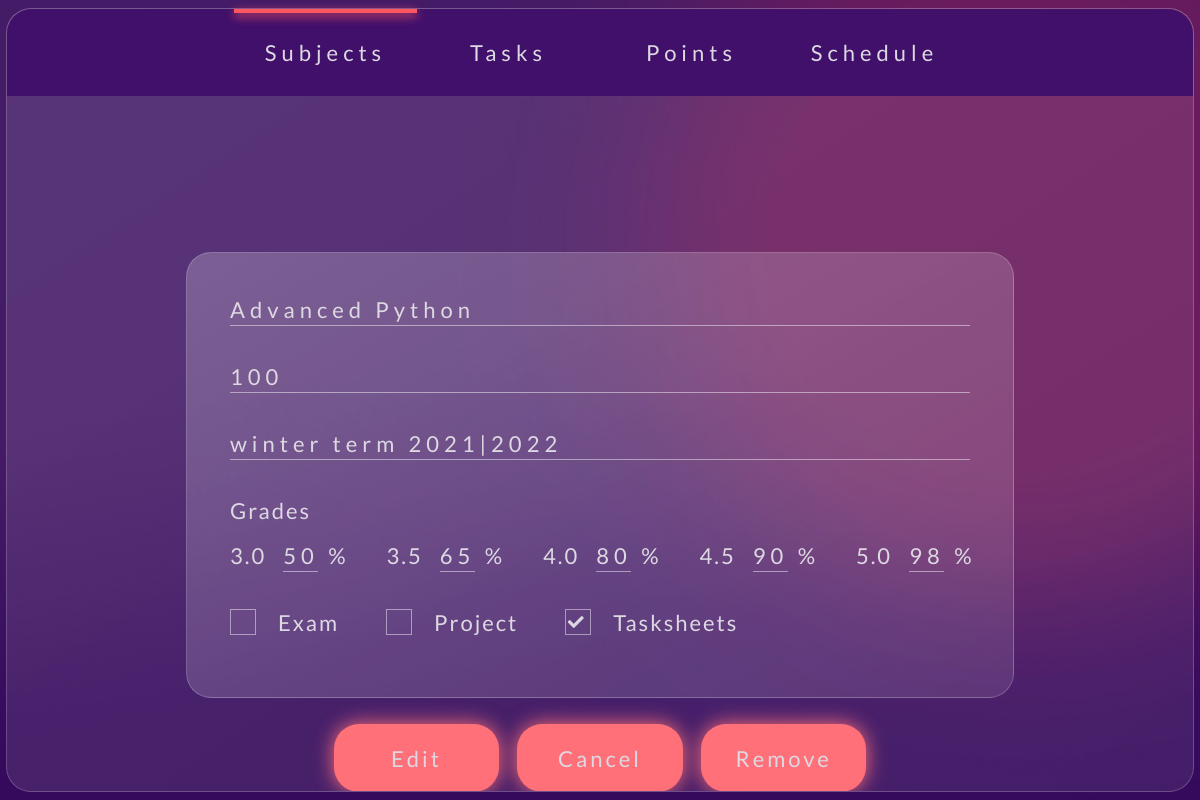
The page /subjects/edit/Advanced Python on the database its author committed.
### tracker/models.py (models this page shows, shortened)
class Subject(db.Model):
    name = db.Column(db.String(50), primary_key=True)
    max_points = db.Column(db.Integer, nullable=False)
    term_number = db.Column(db.Integer, db.ForeignKey("term.number"), nullable=False)
    grade_rates = db.relationship("Rates", backref="subject", lazy=True)
    pass_req = db.relationship("PassRequirements", backref="subject", lazy=True)
    tasksheets = db.relationship("TaskSheet", backref="subject", lazy=True)
    schedule = db.relationship("Schedule", backref="subject", lazy=True)

class Term(db.Model):
    number = db.Column(db.Integer, primary_key=True)
    start_year = db.Column(db.Integer, nullable=False)
    end_year = db.Column(db.Integer, nullable=False)
    season = db.Column(db.String(6), nullable=False)
    subjects = db.relationship("Subject", backref="term", lazy=True)
    def __repr__(self):
        return f"{self.season} term {self.start_year}|{self.end_year}"

class Rates(db.Model):
    subject_name = db.Column(db.String(50), db.ForeignKey("subject.name"), primary_key=True, nullable=False)
    three_zero = db.Column(db.Integer, nullable=False)
    three_half = db.Column(db.Integer, nullable=False)
    four_zero = db.Column(db.Integer, nullable=False)
    four_half = db.Column(db.Integer, nullable=False)
    five_zero = db.Column(db.Integer, nullable=False)

### tracker/routes/subjects.py (the view, shortened to what this page needs)
@app.route("/subjects/edit/<subject_name>", methods=["GET", "POST"])
def edit(subject_name):
    if request.method == "GET":
        return render_template("subject_form.html", subject_data=Subject.query.filter_by(name=subject_name).first(), selected="subjects")

### tracker/templates/subject_form.html (shortened to what this page needs)
{% extends "base.html" %}
{% block stylesheets %}
<link type="text/css" rel="stylesheet" href="{{ url_for('static', filename='stylesheets/subject_form.css') }}">
<link rel="stylesheet" href="https://pro.fontawesome.com/releases/v5.10.0/css/all.css"/>
{% endblock %}
{% block content %}
    <form class="tile form-tile" data-edit="{{subject_data.name if subject_data}}">
        <input name="subject-name" id="subject-name" placeholder="Subject name" value="{{subject_data.name if subject_data }}">
        <input name="max-points" type="number" id="max-points" placeholder="Max points" value="{{subject_data.max_points if subject_data }}">
        <input name="term" id="term-input" placeholder="Term" value="{{subject_data.term if subject_data }}" data-term-number="{{subject_data.term_number if subject_data }}" readonly>
        <p>Grades</p>
        <div class="grades-rates-container">
            {% for i in range(30, 51, 5) %}
            {% set mapper = {"30": "three_zero", "35": "three_half", "40": "four_zero", "45": "four_half", "50": "five_zero"} %}
            <div class="percent-container">
                <p>{{ i/10 }}</p>
                <input name="{{i}}-grade" id="{{i}}-grade" class="grade-percent" value="{{subject_data.grade_rates[0][mapper[i|string]] if subject_data }}">
                <p>%</p>
            </div>
            {% endfor %}
        </div>
        <div class="checkboxes-container">
            {% for item in ["exam", "project", "tasksheets"] %}
            <div class="checkbox-container">
                <div class="checkbox" id="{{item}}-checkbox">
                    {% if (not subject_data) or subject_data.pass_req[0][item] %}
                    <i class="fas fa-check"></i>
                    {% endif %}
                </div>
                <p>{{item.title()}}</p>
            </div>
            {% endfor %}
        </div>
    </form>
    <div class="buttons-container">
        <button class="orange-button" id="{{'edit-subject-btn' if subject_data else 'submit-new-subject-btn'}}">{{ "Edit" if subject_data else "Add" }}</button>
        <button class="orange-button" id="cancel-new-subject-btn">Cancel</button>
        {% if subject_data %}
        <button class="orange-button" id="remove-subject-btn">Remove</button>
        {% endif %}
    </div>
{% endblock %}

### tracker/static/stylesheets/base.css (style rules this page uses)
* { box-sizing: border-box; -webkit-box-sizing: border-box; -moz-box-sizing: border-box; font-family: "Lato", sans-serif; letter-spacing: 5px; font-weight: 400; margin: 0; padding: 0; color: #ddd9e2; }
html, .main-body-container { width: 100%; height: 100%; }
body { background-image: url("../images/background.jpg"); background-size: cover; height: 100%; }
input { background: transparent; border: none; border-bottom: 1px solid rgba(255, 255, 255, 0.47); width: 100%; padding-bottom: 2px; font-size: 22px; }
::placeholder { color: #ddd9e2; font-size: 22px; letter-spacing: 2px; }
.orange-button { width: 284px; height: 68px; background-color: #FF7078; border: none; border-radius: 25px; font-size: 22px; letter-spacing: 3px; box-shadow: 0 0 20px #FF7078; }
input[type=number] { -moz-appearance: textfield; }

### tracker/static/stylesheets/tile.css (style rules this page uses)
.tile { width: 200px; height: 200px; border: 1px solid rgba(255, 255, 255, 0.2); border-radius: 25px; }
.form-tile { background-image: linear-gradient(to bottom right, rgba(255, 255, 255, 0.22), rgba(255, 255, 255, 0.1)); width: 828px; height: auto; }

### tracker/static/stylesheets/subject_form.css (style rules this page uses)
form { padding: 43px; position: relative; }
form input { margin-bottom: 37px; }
form .grades-rates-container { display: flex; gap: 39px; }
form .grades-rates-container .percent-container { display: flex; }
form .grades-rates-container .percent-container :first-child { margin-right: 17px; }
form .grades-rates-container .percent-container :nth-child(2) { margin-right: 10px; }
form .grades-rates-container .percent-container input { width: 35px; }
form p { font-size: 22px; letter-spacing: 2px; margin-bottom: 18px; }
::placeholder { color: #ddd9e2; font-size: 22px; letter-spacing: 2px; }
.checkboxes-container { display: flex; gap: 47px; }
.checkboxes-container .checkbox-container { display: flex; gap: 22px; }
.checkboxes-container .checkbox-container .checkbox { width: 26px; height: 26px; border: 1px solid rgba(255, 255, 255, 0.47); display: flex; justify-content: center; align-items: center; }
.buttons-container { width: 828px; gap: 18px; display: flex; justify-content: center; margin-top: 26px; }
.orange-button { width: 20%; }

### rows shown on the page
Subject: subject-name "Advanced Python", max-points "100"
Term: term "winter term 2021|2022"
Rates: three_zero "50" "65" "80" "90" "98"

### other values the page prints
{{ i/10 }} "3.0" "3.5" "4.0" "4.5" "5.0"
{{ item.title() }} "Exam" "Project" "Tasksheets"
{{ "Edit" if subject_data else "Add" }} "Edit"
